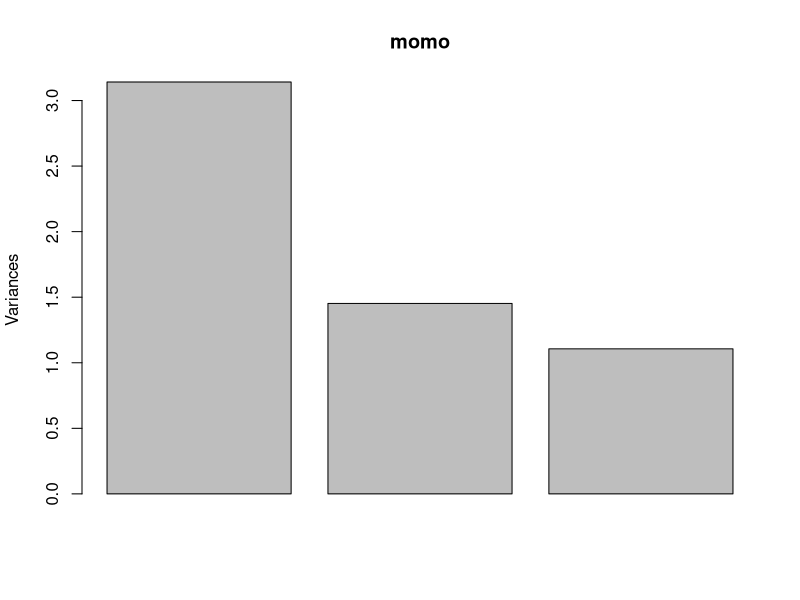

Write R code to recreate this figure. (Note: this script raises an error after producing the figure.)
score_men <- c(2, 1, 5, 2, 3, 4, 4, 1, 3, 5)
score_gu <- c(4, 5, 3, 2, 5, 3, 4, 2, 3, 5)
score_soup <- c(5, 1, 4, 3, 5, 2, 3, 1, 2, 3)
tenme <- c("Niraku", "Yume", "Jima", "nanoha", "Hanabushi", "ShouTatu:", "Marukura", "Kairaku",
           "Narumi", "Minato")
length(tenme)
mat_score <- cbind( score_men, score_gu, score_soup)
row.names(mat_score) <- tenme

cor(mat_score)
momo <- prcomp(mat_score)
plot(momo)
eigen(mat_score)
eigen(cor(mat_score))
summary(momo)
w2 <- prcomp(mat_score, scale. = T)
summary(w2)
plot(w2$x, type = "n")
text(w2$x, rownames(mat_score))
w2$x
mat_score
scaled_mat_score <- scale(mat_score)
scaled_mat_score
prcomp(scaled_mat_score)
